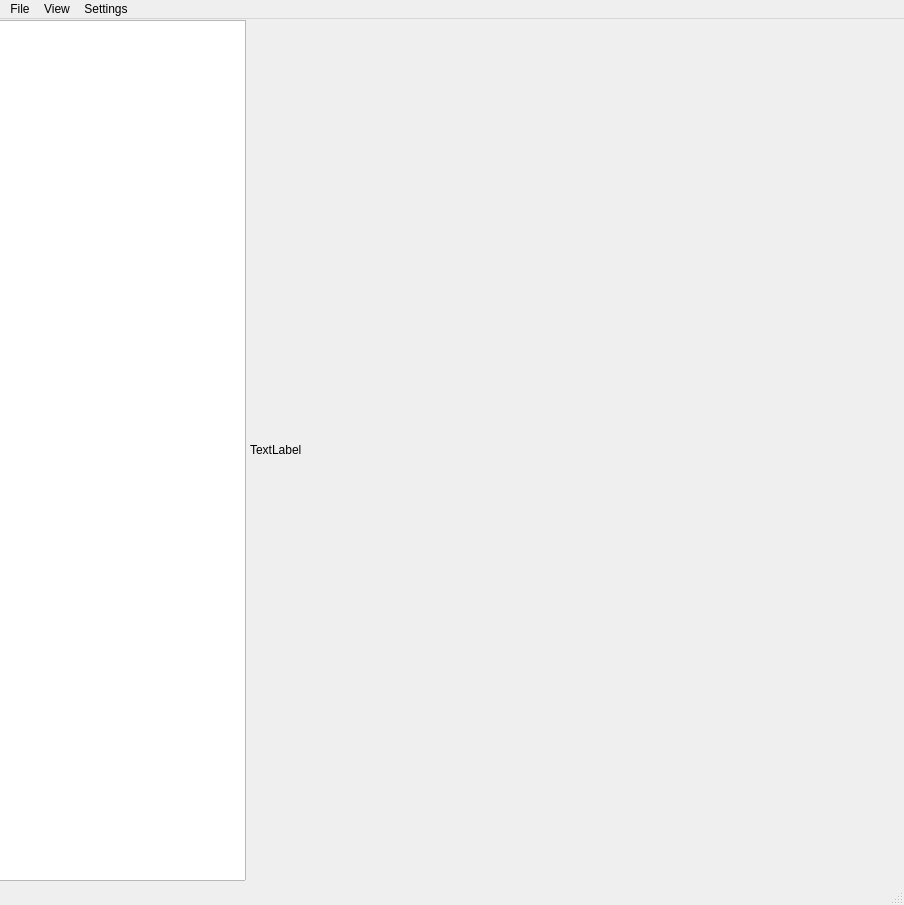
<?xml version="1.0" encoding="UTF-8"?>
<ui version="4.0">
 <class>MainWindow</class>
 <widget class="QMainWindow" name="MainWindow">
  <property name="geometry">
   <rect>
    <x>0</x>
    <y>0</y>
    <width>904</width>
    <height>905</height>
   </rect>
  </property>
  <property name="windowTitle">
   <string>MainWindow</string>
  </property>
  <widget class="QWidget" name="central_widget">
   <widget class="QTreeView" name="side_bar">
    <property name="geometry">
     <rect>
      <x>-5</x>
      <y>1</y>
      <width>251</width>
      <height>861</height>
     </rect>
    </property>
    <property name="animated">
     <bool>true</bool>
    </property>
   </widget>
   <widget class="QWidget" name="widget" native="true">
    <property name="geometry">
     <rect>
      <x>250</x>
      <y>0</y>
      <width>651</width>
      <height>861</height>
     </rect>
    </property>
    <widget class="QLabel" name="main_viewer">
     <property name="geometry">
      <rect>
       <x>0</x>
       <y>0</y>
       <width>651</width>
       <height>861</height>
      </rect>
     </property>
     <property name="text">
      <string>TextLabel</string>
     </property>
    </widget>
   </widget>
  </widget>
  <widget class="QMenuBar" name="menu_bar">
   <property name="geometry">
    <rect>
     <x>0</x>
     <y>0</y>
     <width>904</width>
     <height>21</height>
    </rect>
   </property>
   <widget class="QMenu" name="menu_file">
    <property name="title">
     <string>File</string>
    </property>
    <addaction name="action_menu_file_open"/>
    <addaction name="action_menu_file_save"/>
   </widget>
   <widget class="QMenu" name="menu_view">
    <property name="title">
     <string>View</string>
    </property>
    <addaction name="action_menu_view_main"/>
    <addaction name="action_menu_view_list"/>
    <addaction name="action_menu_view_grid"/>
    <addaction name="action_menu_view_filelist"/>
   </widget>
   <widget class="QMenu" name="menu_settings">
    <property name="title">
     <string>Settings</string>
    </property>
    <addaction name="action_menu_settings_account"/>
   </widget>
   <addaction name="menu_file"/>
   <addaction name="menu_view"/>
   <addaction name="menu_settings"/>
  </widget>
  <widget class="QStatusBar" name="status_bar"/>
  <action name="action_menu_file_open">
   <property name="icon">
    <iconset theme="file"/>
   </property>
   <property name="text">
    <string>Open</string>
   </property>
  </action>
  <action name="action_menu_file_save">
   <property name="text">
    <string>Save</string>
   </property>
  </action>
  <action name="action_menu_view_main">
   <property name="text">
    <string>main</string>
   </property>
  </action>
  <action name="action_menu_view_list">
   <property name="text">
    <string>list</string>
   </property>
  </action>
  <action name="action_menu_view_grid">
   <property name="text">
    <string>grid</string>
   </property>
  </action>
  <action name="action_menu_view_filelist">
   <property name="text">
    <string>file list</string>
   </property>
  </action>
  <action name="action_menu_settings_account">
   <property name="text">
    <string>account</string>
   </property>
  </action>
 </widget>
 <resources/>
 <connections/>
</ui>
